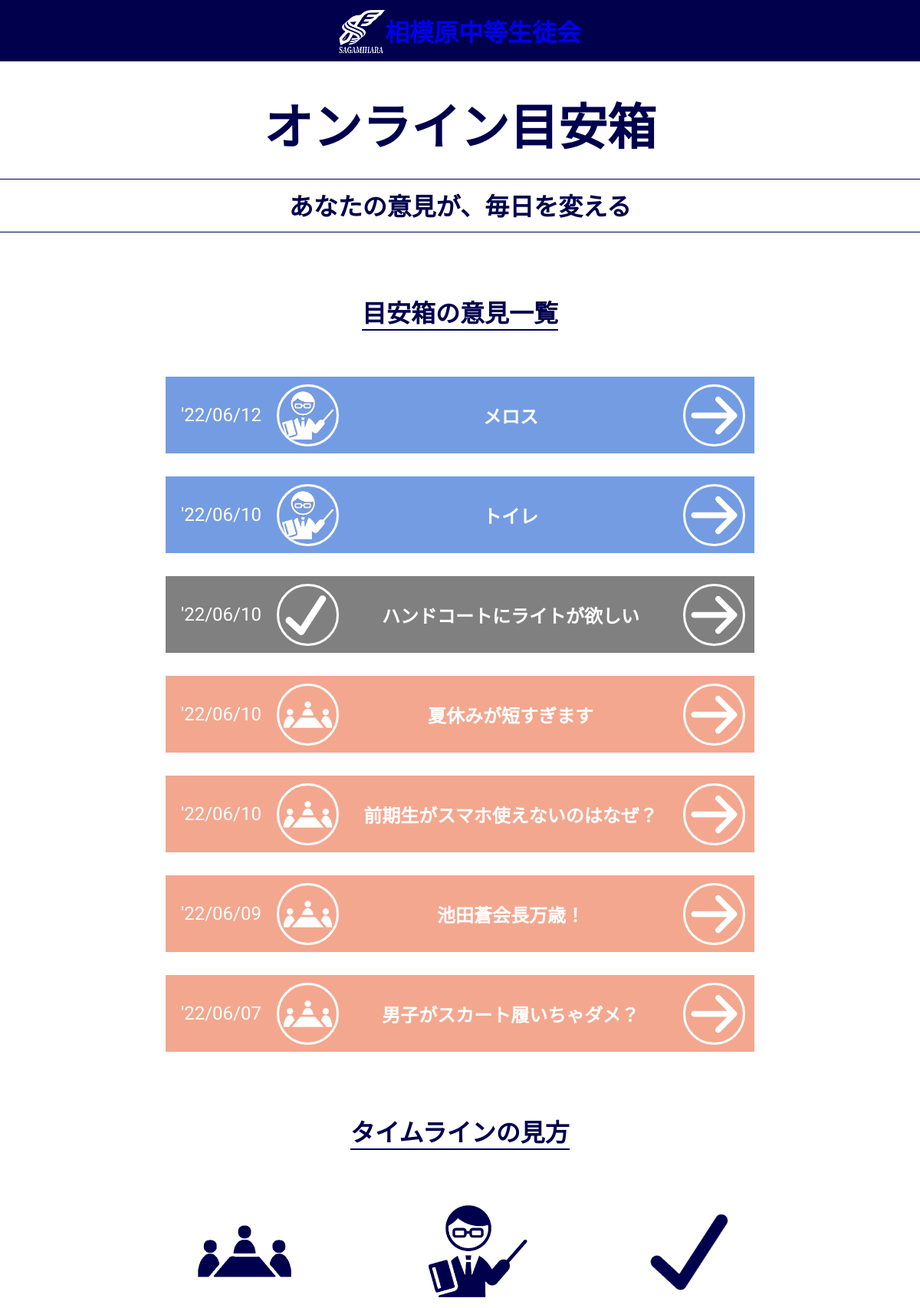
Before: / (upper part) with the older database file.
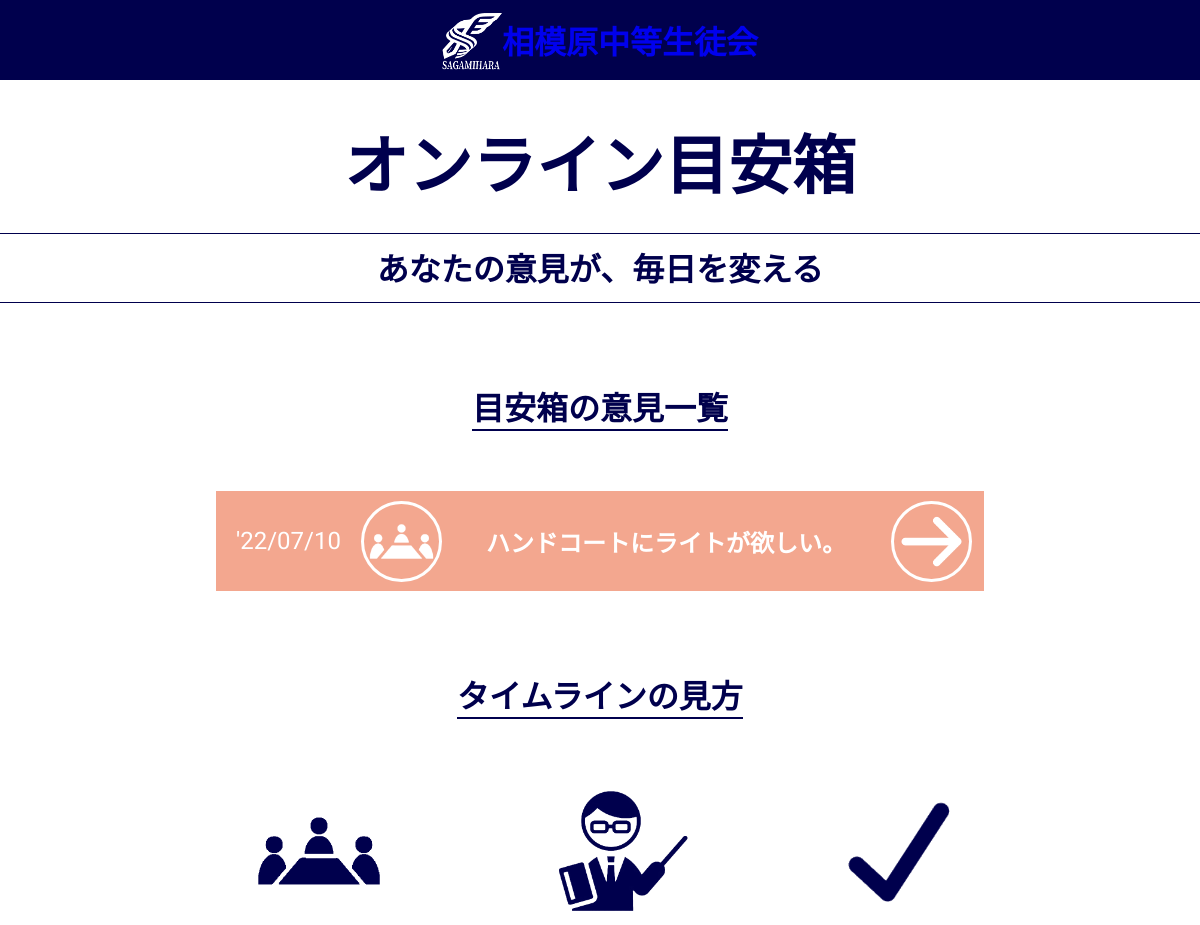
After: the same page with the newer database file.
### meyasubako/models.py (models this page shows, shortened)
class Opinion(models.Model):
  title = models.CharField(max_length=16)
  content = models.CharField(max_length=10000)
  who = models.CharField(max_length=50)
  student_number = models.IntegerField()
  date_added = models.DateTimeField(auto_now_add=True)
  status = models.IntegerField(default=1)

### meyasubako/views.py (the view)
# urls.py: path('',views.index,name='index'),
def index(request):
  opinions = Opinion.objects.order_by('date_added').reverse()
  context = {'opinions':opinions}
  return render(request,"meyasubako/meyasubako.html",context)

### meyasubako/templates/meyasubako/meyasubako.html (shortened to what this page needs)
{% extends 'meyasubako/view.html' %}
{% load static %}
{% block content %}
<div id="emotional_message">
  <h1>オンライン目安箱</h1>
  <h2>あなたの意見が、毎日を変える</h2>
</div>
<main>
  <section class="timelines">
    <h1 class="title">目安箱の意見一覧</h1>
    {% for opinion in opinions %}
    <a href="{% url 'meyasubako:detail' opinion.id %}" class="arrowa">
    <div class="timeline{{opinion.status}}">
      <p class="date_added">'{{opinion.date_added|date:'y/m/d'}}</p>
      <div class="bottom">
          {% if opinion.status == 1 %}
          <img src="{% static 'images/discuss.png' %}" alt="先生方" class="teachers">
          {% elif opinion.status == 2 %}
          <img src="{% static 'images/teacher.png' %}" alt="先生方" class="teachers">
          {% else %}
          <img src="{% static 'images/check.png' %}" alt="先生方" class="teachers">
          {% endif %}
        <h1 class="opinion_title">{{opinion.title}}</h1>
        <img src="{% static 'images/arrow.png' %}" alt="先生方" class="arrow">
      </div>
    </div>
    </a>
    {% empty %}
    <p>意見はまだありません</p>
    {% endfor %}
  </section>
<section>
  <h1 class="title">タイムラインの見方</h1>
  <div class="how_to_timeline">
    <div class="flex">
      <img src="{% static 'images/discuss-ao.png' %}" alt="協議中" class="sample">
    </div>
    <div class="flex">
      <img src="{% static 'images/teacher-ao.png' %}" alt="回答待ち" class="sample">
    </div>
      <div class="flex">
        <img src="{% static 'images/check-ao.png' %}" alt="解決済み" class="sample">
      </div>
  </div>
</section>
</main>
{% endblock content %}

### meyasubako/templates/meyasubako/view.html (shortened to what this page needs)
<!DOCTYPE html>
{% load static %}
<html lang="ja">
<head>
  <link rel="stylesheet" href="{% static 'css/view.css' %}">
</head>
<body>
  <header>
    <div id="header_div">
      <a href="{% url 'meyasubako:index' %}"><img src="{% static 'images/sss.png' %}" alt="校章"></a>
      <a href="{% url 'meyasubako:index' %}"><h1>相模原中等生徒会</h1></a>
    </div>
    </header>
     {% block content %}{% endblock content %}
</body>
</html>

### meyasubako/static/css/view.css (style rules this page uses)
body { color: #00004d; font-family: 'M PLUS Rounded 1c', sans-serif; margin: 0; }
header { background-color: #00004d; position: fixed; box-sizing: content-box; margin: 0; padding: 0; border: 0; width: 100%; z-index: 90; }
#header_div { position: fixed; box-sizing: border-box; background-color: #00004d; margin: auto; display: flex; color: white; font-family: 'Yomogi', cursive; height: 80px; justify-content: center; align-items: center; display: flex; top: 0; width: 100%; }
header a { text-decoration: none; }
header h1 { font-size: 2rem; }
header img { height: 60px; width: 60px; margin-top: 10px; }
main { width: 64%; margin: auto; margin-top: 80px; min-height: 75vh; }
#emotional_message { text-align: center; margin-top: 130px; }
#emotional_message h1 { font-size: 4rem; line-height: 1.2; margin-bottom: 0; }
#emotional_message h2 { font-size: 2rem; font-family: 'Yomogi', cursive; padding-top: 10px; padding-bottom: 12px; width: 100%; border: #00004d; border-top: solid; border-bottom: solid; border-width: 1px; }
.title { width: fit-content; text-align: center; border: #00004d; border-bottom: solid; border-width: 2px; margin: auto; margin-bottom: 60px; font-size: 2rem; }
.bottom { display: flex; align-items: center; width: 100%; position: relative; z-index: 2; }
.timeline1 { background-color: #f3a78f; display: flex; margin-top: 30px; align-items: center; height: 100px; color: white; }
.date_added { font-size: 1.5rem; margin-left: 20px; margin-right: 20px; }
.teachers { border: solid; border-color: white; border-radius: 50%; border-width: 3px; width: 12%; }
section { margin-bottom: 80px; }
.how_to_timeline { display: flex; text-align: center; justify-content: space-between; align-items: baseline; }
.how_to_timeline div { margin-bottom: 50px; }
.arrow { border-radius: 50%; border: solid; border-width: 3px; border-color: white; width: 12%; position: absolute; right: 2%; z-index: 7; padding: 0; }
.arrowa { display: block; margin: auto; }
.opinion_title { text-align: center; color: white; font-size: 1.5rem; width: 72%; }
.timelines a { color: white; text-decoration: none; }
.sample { width: 12vw; margin: 0; }
::placeholder { font-family: 'M PLUS Rounded 1c', sans-serif; }

Changed rows visible on the page:
removed Opinion: date_added "22/06/12", status 2 (drawn), title "メロス"
removed Opinion: date_added "22/06/10", status 2 (drawn), title "トイレ"
removed Opinion: date_added "22/06/10", status 3 (drawn), title "ハンドコートにライトが欲しい"
removed Opinion: date_added "22/06/10", status 1 (drawn), title "夏休みが短すぎます"
removed Opinion: date_added "22/06/10", status 1 (drawn), title "前期生がスマホ使えないのはなぜ？"
removed Opinion: date_added "22/06/09", status 1 (drawn), title "池田蒼会長万歳！"
removed Opinion: date_added "22/06/07", status 1 (drawn), title "男子がスカート履いちゃダメ？"
added Opinion: date_added "22/07/10", status 1 (drawn), title "ハンドコートにライトが欲しい。"
